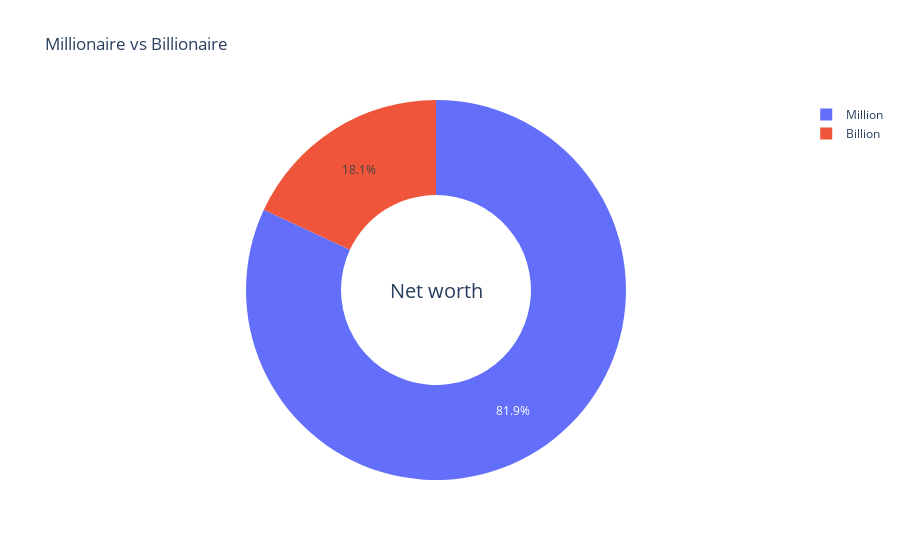

The cell this chart's notebook holds for it:
### Code cell
fig = go.Figure(data = [go.Pie(labels = splitted_net_worth[1].unique(), values = splitted_net_worth[1].value_counts(), hole = 0.5)])
fig.update_layout(
    title_text="Millionaire vs Billionaire",
    annotations=[dict(text='Net worth', x=0.5, y=0.5, font_size=20, showarrow=False)])
fig.show()

### Figure 1 — Plotly figure (JSON) as saved in the notebook; plotly's stock layout.template omitted (floating-point values rounded to 4 significant figures)
{"data": [{"hole": 0.5, "labels": ["Million", "Billion"], "type": "pie", "values": [1489, 328]}], "layout": {"annotations": [{"font": {"size": 20}, "showarrow": false, "text": "Net worth", "x": 0.5, "y": 0.5}], "title": {"text": "Millionaire vs Billionaire"}}}
